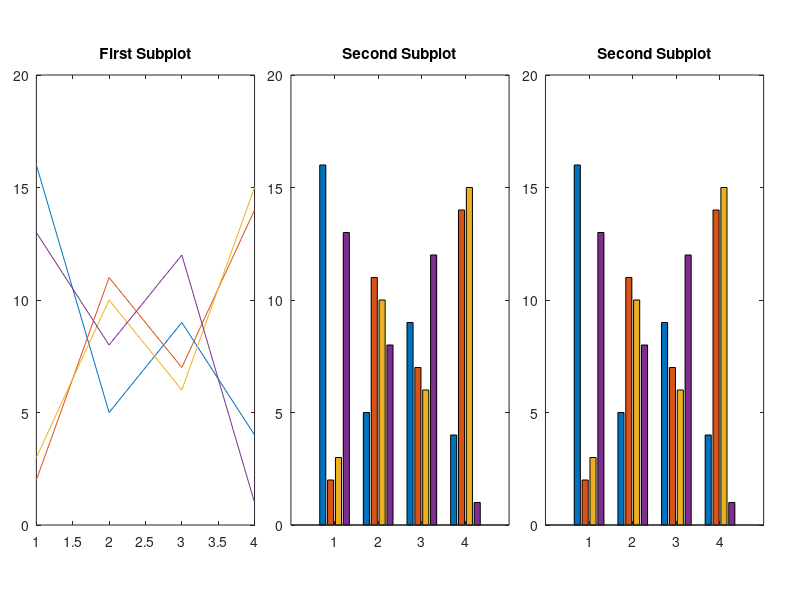

This figure's MATLAB source:
clear all
close all

x = 1;
d = 6;

lx = 3*d+4*x;
ly = d+2*x;

set(gcf,'Units','centimeter','Position',[5 20 3*d+4*x d+2*x]);
pos1 = [ x/lx x/ly d/lx d/ly];
subplot('Position',pos1)
y = magic(4);
plot(y)
title('First Subplot')

pos2 = [ (2*x+d)/lx x/ly d/lx d/ly];
subplot('Position',pos2)
bar(y)
title('Second Subplot')

pos3 = [ (3*x+2*d)/lx x/ly d/lx d/ly];
subplot('Position',pos3)
bar(y)
title('Second Subplot')